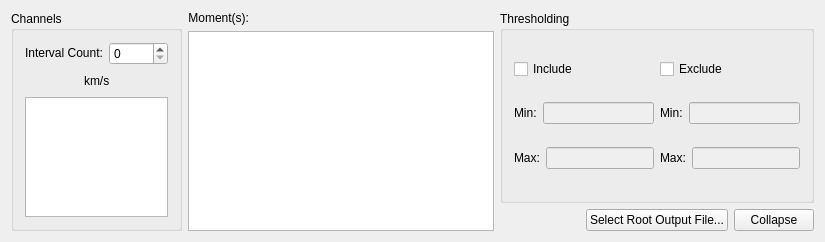
<?xml version="1.0" encoding="UTF-8"?>
<ui version="4.0">
 <class>MomentSettingsWidgetRadio</class>
 <widget class="QWidget" name="MomentSettingsWidgetRadio">
  <property name="geometry">
   <rect>
    <x>0</x>
    <y>0</y>
    <width>825</width>
    <height>242</height>
   </rect>
  </property>
  <property name="windowTitle">
   <string>MomentSettingsWidgetRadio</string>
  </property>
  <layout class="QHBoxLayout" name="horizontalLayout_6">
   <item>
    <widget class="QGroupBox" name="channelGroupBox">
     <property name="maximumSize">
      <size>
       <width>171</width>
       <height>231</height>
      </size>
     </property>
     <property name="title">
      <string>Channels</string>
     </property>
     <layout class="QVBoxLayout" name="verticalLayout_5">
      <item>
       <layout class="QHBoxLayout" name="horizontalLayout_3">
        <item>
         <widget class="QLabel" name="label">
          <property name="text">
           <string>&lt;font color='black'&gt;Interval Count:&lt;/font&gt;</string>
          </property>
         </widget>
        </item>
        <item>
         <widget class="QSpinBox" name="channelIntervalCountSpinBox"/>
        </item>
       </layout>
      </item>
      <item>
       <layout class="QHBoxLayout" name="horizontalLayout_4">
        <item>
         <spacer name="horizontalSpacer_2">
          <property name="orientation">
           <enum>Qt::Horizontal</enum>
          </property>
          <property name="sizeHint" stdset="0">
           <size>
            <width>28</width>
            <height>20</height>
           </size>
          </property>
         </spacer>
        </item>
        <item>
         <widget class="QLabel" name="channelUnitLabel">
          <property name="text">
           <string>&lt;font color='black'&gt;km/s&lt;/font&gt;</string>
          </property>
         </widget>
        </item>
        <item>
         <spacer name="horizontalSpacer_3">
          <property name="orientation">
           <enum>Qt::Horizontal</enum>
          </property>
          <property name="sizeHint" stdset="0">
           <size>
            <width>28</width>
            <height>20</height>
           </size>
          </property>
         </spacer>
        </item>
       </layout>
      </item>
      <item>
       <widget class="QTableWidget" name="channelTable">
        <property name="sizePolicy">
         <sizepolicy hsizetype="Preferred" vsizetype="Preferred">
          <horstretch>0</horstretch>
          <verstretch>0</verstretch>
         </sizepolicy>
        </property>
       </widget>
      </item>
     </layout>
    </widget>
   </item>
   <item>
    <layout class="QVBoxLayout" name="verticalLayout_4">
     <item>
      <layout class="QHBoxLayout" name="horizontalLayout_2">
       <item>
        <widget class="QLabel" name="momentLabel">
         <property name="maximumSize">
          <size>
           <width>16777215</width>
           <height>20</height>
          </size>
         </property>
         <property name="text">
          <string>&lt;font color='black'&gt;Moment(s):&lt;/font&gt;</string>
         </property>
         <property name="alignment">
          <set>Qt::AlignRight|Qt::AlignTrailing|Qt::AlignVCenter</set>
         </property>
        </widget>
       </item>
       <item>
        <spacer name="horizontalSpacer">
         <property name="orientation">
          <enum>Qt::Horizontal</enum>
         </property>
         <property name="sizeHint" stdset="0">
          <size>
           <width>40</width>
           <height>10</height>
          </size>
         </property>
        </spacer>
       </item>
      </layout>
     </item>
     <item>
      <widget class="QListWidget" name="momentList">
       <property name="sizePolicy">
        <sizepolicy hsizetype="Expanding" vsizetype="MinimumExpanding">
         <horstretch>0</horstretch>
         <verstretch>0</verstretch>
        </sizepolicy>
       </property>
       <property name="maximumSize">
        <size>
         <width>16777215</width>
         <height>200</height>
        </size>
       </property>
       <property name="selectionMode">
        <enum>QAbstractItemView::MultiSelection</enum>
       </property>
      </widget>
     </item>
    </layout>
   </item>
   <item>
    <layout class="QVBoxLayout" name="verticalLayout_2">
     <item>
      <widget class="QGroupBox" name="groupBox">
       <property name="title">
        <string>Thresholding</string>
       </property>
       <layout class="QHBoxLayout" name="horizontalLayout_5">
        <item>
         <layout class="QVBoxLayout" name="verticalLayout_3">
          <item>
           <widget class="QCheckBox" name="includePixelsCheckBox">
            <property name="text">
             <string>Include</string>
            </property>
           </widget>
          </item>
          <item>
           <layout class="QHBoxLayout" name="horizontalLayout_11">
            <item>
             <widget class="QLabel" name="minIncludeLabel">
              <property name="text">
               <string>&lt;font color='black'&gt;Min:&lt;/font&gt;</string>
              </property>
             </widget>
            </item>
            <item>
             <widget class="QLineEdit" name="minIncludeLineEdit">
              <property name="enabled">
               <bool>false</bool>
              </property>
             </widget>
            </item>
           </layout>
          </item>
          <item>
           <layout class="QHBoxLayout" name="horizontalLayout_13">
            <item>
             <widget class="QLabel" name="maxIncludeLabel">
              <property name="text">
               <string>&lt;font color='black'&gt;Max:&lt;/font&gt;</string>
              </property>
             </widget>
            </item>
            <item>
             <widget class="QLineEdit" name="maxIncludeLineEdit">
              <property name="enabled">
               <bool>false</bool>
              </property>
             </widget>
            </item>
           </layout>
          </item>
         </layout>
        </item>
        <item>
         <layout class="QVBoxLayout" name="verticalLayout">
          <item>
           <widget class="QCheckBox" name="excludePixelsCheckBox">
            <property name="text">
             <string>Exclude</string>
            </property>
           </widget>
          </item>
          <item>
           <layout class="QHBoxLayout" name="horizontalLayout_12">
            <item>
             <widget class="QLabel" name="minExcludeLabel">
              <property name="text">
               <string>&lt;font color='black'&gt;Min:&lt;/font&gt;</string>
              </property>
             </widget>
            </item>
            <item>
             <widget class="QLineEdit" name="minExcludeLineEdit">
              <property name="enabled">
               <bool>false</bool>
              </property>
             </widget>
            </item>
           </layout>
          </item>
          <item>
           <layout class="QHBoxLayout" name="horizontalLayout_14">
            <item>
             <widget class="QLabel" name="maxExcludeLabel">
              <property name="text">
               <string>&lt;font color='black'&gt;Max:&lt;/font&gt;</string>
              </property>
             </widget>
            </item>
            <item>
             <widget class="QLineEdit" name="maxExcludeLineEdit">
              <property name="enabled">
               <bool>false</bool>
              </property>
             </widget>
            </item>
           </layout>
          </item>
         </layout>
        </item>
       </layout>
      </widget>
     </item>
     <item>
      <layout class="QHBoxLayout" name="horizontalLayout">
       <item>
        <spacer name="horizontalSpacer_5">
         <property name="orientation">
          <enum>Qt::Horizontal</enum>
         </property>
         <property name="sizeHint" stdset="0">
          <size>
           <width>40</width>
           <height>20</height>
          </size>
         </property>
        </spacer>
       </item>
       <item>
        <widget class="QPushButton" name="outputButton">
         <property name="text">
          <string>Select Root Output File...</string>
         </property>
        </widget>
       </item>
       <item>
        <widget class="QPushButton" name="collapseButton">
         <property name="text">
          <string>Collapse</string>
         </property>
        </widget>
       </item>
      </layout>
     </item>
    </layout>
   </item>
  </layout>
 </widget>
 <layoutdefault spacing="6" margin="11"/>
 <resources/>
 <connections/>
</ui>
